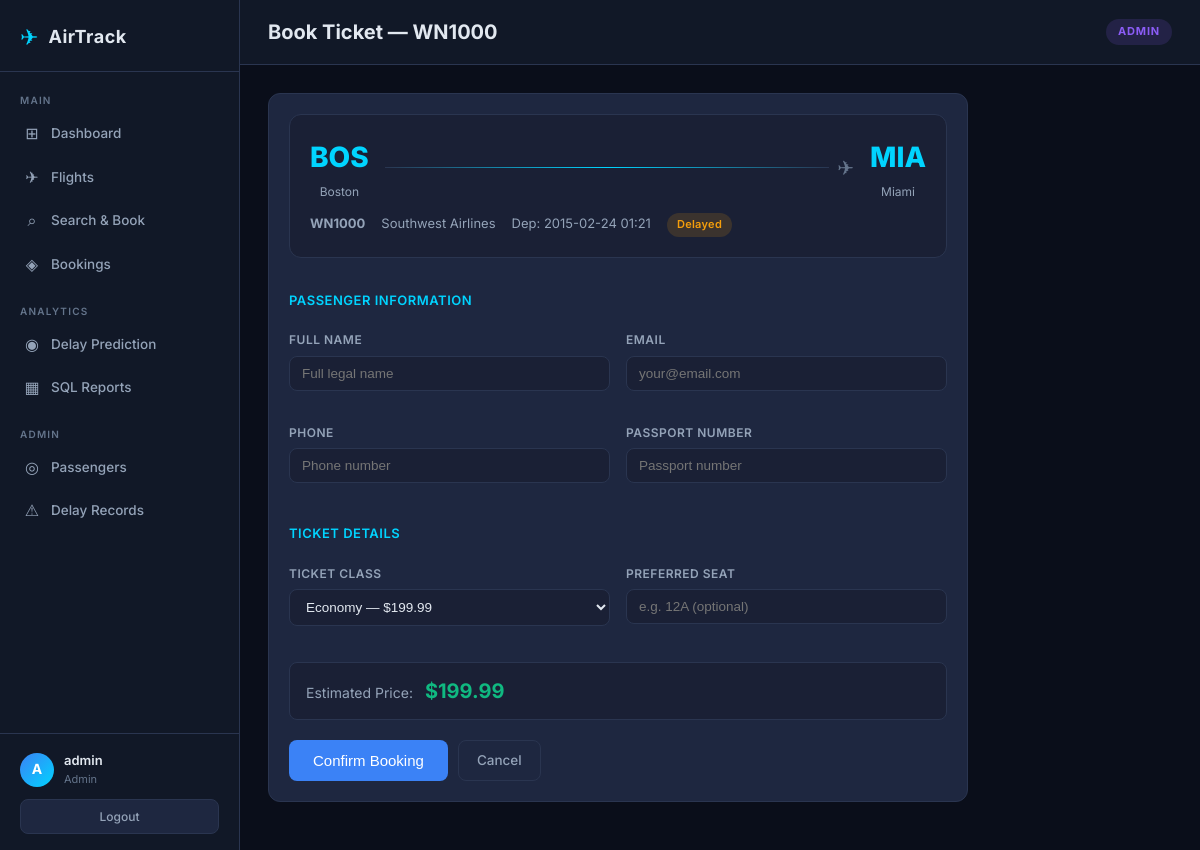
Screenshot of /book_ticket/1 (signed in) with the database file from the repository.
### models.py (models this page shows, shortened)
class User(db.Model, UserMixin):
    __tablename__ = 'Users'
    user_id = db.Column(db.Integer, primary_key=True, autoincrement=True)
    username = db.Column(db.Text, unique=True, nullable=False)
    password = db.Column(db.Text, nullable=False)
    role = db.Column(db.Text, default='passenger')

class Flight(db.Model):
    __tablename__ = 'Flights'
    flight_id = db.Column(db.Integer, primary_key=True, autoincrement=True)
    flight_number = db.Column(db.Text, nullable=False)
    airline_id = db.Column(db.Integer, db.ForeignKey('Airlines.airline_id'))
    origin_airport = db.Column(db.Integer, db.ForeignKey('Airports.airport_id'))
    dest_airport = db.Column(db.Integer, db.ForeignKey('Airports.airport_id'))
    scheduled_departure = db.Column(db.Text)
    scheduled_arrival = db.Column(db.Text)
    status = db.Column(db.Text, default='On Time')
    origin = db.relationship('Airport', foreign_keys=[origin_airport], backref='departing_flights')
    destination = db.relationship('Airport', foreign_keys=[dest_airport], backref='arriving_flights')
    delays = db.relationship('Delay', backref='flight', lazy=True)
    tickets = db.relationship('Ticket', backref='flight', lazy=True)

class Airport(db.Model):
    __tablename__ = 'Airports'
    airport_id = db.Column(db.Integer, primary_key=True, autoincrement=True)
    airport_code = db.Column(db.Text, nullable=False)
    airport_name = db.Column(db.Text, nullable=False)
    city = db.Column(db.Text)
    state = db.Column(db.Text)

class Airline(db.Model):
    __tablename__ = 'Airlines'
    airline_id = db.Column(db.Integer, primary_key=True, autoincrement=True)
    airline_code = db.Column(db.Text, nullable=False)
    airline_name = db.Column(db.Text, nullable=False)
    flights = db.relationship('Flight', backref='airline', lazy=True)

### app.py (the view, shortened to what this page needs)
@app.route('/book_ticket/<int:flight_id>', methods=['GET', 'POST'])
@login_required
def book_ticket(flight_id):
    flight = Flight.query.get_or_404(flight_id)
    return render_template('book_ticket.html', flight=flight)

### app.py (called while the page is built)
@login_manager.user_loader
def load_user(user_id):
    return User.query.get(int(user_id))

### templates/book_ticket.html (shortened to what this page needs)
{% extends 'base.html' %}
{% block page_title %}Book Ticket — {{ flight.flight_number }}{% endblock %}
{% block content %}
<div class="section-card max-700">
    <div class="flight-info-box">
        <div class="flight-route">
            <div class="route-airport">
                <div class="airport-code">{{ flight.origin.airport_code if flight.origin else '—' }}</div>
                <div class="airport-city">{{ flight.origin.city if flight.origin else '' }}</div>
            </div>
            <div class="route-arrow">
                <div class="route-line"></div>
                <span>✈</span>
            </div>
            <div class="route-airport">
                <div class="airport-code">{{ flight.destination.airport_code if flight.destination else '—' }}</div>
                <div class="airport-city">{{ flight.destination.city if flight.destination else '' }}</div>
            </div>
        </div>
        <div class="flight-meta">
            <span><strong>{{ flight.flight_number }}</strong></span>
            <span>{{ flight.airline.airline_name if flight.airline else '' }}</span>
            <span>Dep: {{ flight.scheduled_departure }}</span>
            <span class="badge badge-{{ 'success' if flight.status == 'On Time' else 'warning' }}">{{ flight.status }}</span>
        </div>
    </div>
    <form method="POST" class="grid-form">
        <h3 class="form-section-title">Passenger Information</h3>
        <div class="form-group">
            <label class="form-label">Full Name</label>
            <input type="text" name="full_name" class="form-control" placeholder="Full legal name" required>
        </div>
        <div class="form-group">
            <label class="form-label">Email</label>
            <input type="email" name="email" class="form-control" placeholder="your@email.com" required>
        </div>
        <div class="form-group">
            <label class="form-label">Phone</label>
            <input type="text" name="phone" class="form-control" placeholder="Phone number">
        </div>
        <div class="form-group">
            <label class="form-label">Passport Number</label>
            <input type="text" name="passport_number" class="form-control" placeholder="Passport number">
        </div>
        <h3 class="form-section-title">Ticket Details</h3>
        <div class="form-group">
            <label class="form-label">Ticket Class</label>
            <select name="ticket_class" class="form-control" id="ticket-class" onchange="updatePrice(this.value)">
                <option value="Economy">Economy — $199.99</option>
            </select>
        </div>
        <div class="form-group">
            <label class="form-label">Preferred Seat</label>
            <input type="text" name="seat_number" class="form-control" placeholder="e.g. 12A (optional)">
        </div>
        <div class="price-preview">
            <span>Estimated Price: </span>
            <span id="price-display" class="price-value">$199.99</span>
        </div>
        <div class="form-actions">
            <button type="submit" class="btn btn-primary btn-lg">Confirm Booking</button>
            <a href="{{ url_for('search_flights') }}" class="btn btn-outline">Cancel</a>
        </div>
    </form>
</div>
{% endblock %}

### templates/base.html (shortened to what this page needs)
<!DOCTYPE html>
<html lang="en">
<head>
    <link rel="stylesheet" href="{{ url_for('static', filename='style.css') }}">
</head>
<body>
{% if current_user.is_authenticated %}
<div class="layout">
    <aside class="sidebar">
        <div class="sidebar-brand">
            <span class="brand-icon">✈</span>
            <span class="brand-text">AirTrack</span>
        </div>
        <nav class="sidebar-nav">
            <div class="nav-section">
                <span class="nav-label">Main</span>
                <a href="{{ url_for('dashboard') }}" class="nav-item {% if request.endpoint == 'dashboard' %}active{% endif %}">
                    <span class="nav-icon">⊞</span> Dashboard
                </a>
                <a href="{{ url_for('flights') }}" class="nav-item {% if request.endpoint in ['flights','edit_flight'] %}active{% endif %}">
                    <span class="nav-icon">✈</span> Flights
                </a>
                <a href="{{ url_for('search_flights') }}" class="nav-item {% if request.endpoint == 'search_flights' %}active{% endif %}">
                    <span class="nav-icon">⌕</span> Search & Book
                </a>
                <a href="{{ url_for('my_bookings') }}" class="nav-item {% if request.endpoint == 'my_bookings' %}active{% endif %}">
                    <span class="nav-icon">◈</span> Bookings
                </a>
            </div>
            <div class="nav-section">
                <span class="nav-label">Analytics</span>
                <a href="{{ url_for('predict_delay') }}" class="nav-item {% if request.endpoint == 'predict_delay' %}active{% endif %}">
                    <span class="nav-icon">◉</span> Delay Prediction
                </a>
                <a href="{{ url_for('reports') }}" class="nav-item {% if request.endpoint == 'reports' %}active{% endif %}">
                    <span class="nav-icon">▦</span> SQL Reports
                </a>
            </div>
            {% if current_user.role == 'admin' %}
            <div class="nav-section">
                <span class="nav-label">Admin</span>
                <a href="{{ url_for('passengers') }}" class="nav-item {% if request.endpoint == 'passengers' %}active{% endif %}">
                    <span class="nav-icon">◎</span> Passengers
                </a>
                <a href="{{ url_for('delays') }}" class="nav-item {% if request.endpoint == 'delays' %}active{% endif %}">
                    <span class="nav-icon">⚠</span> Delay Records
                </a>
            </div>
            {% endif %}
        </nav>
        <div class="sidebar-user">
            <div class="user-info">
                <div class="user-avatar">{{ current_user.username[0].upper() }}</div>
                <div>
                    <div class="user-name">{{ current_user.username }}</div>
                    <div class="user-role">{{ current_user.role.title() }}</div>
                </div>
            </div>
            <a href="{{ url_for('logout') }}" class="logout-btn">Logout</a>
        </div>
    </aside>
    <main class="main-content">
        <div class="top-bar">
            <div class="page-title">{% block page_title %}{% endblock %}</div>
            <div class="top-bar-right">
                <span class="role-badge role-{{ current_user.role }}">{{ current_user.role.title() }}</span>
            </div>
        </div>
        <div class="content">
            {% block content %}{% endblock %}
        </div>
    </main>
</div>
{% else %}
{% block auth_content %}{% endblock %}
{% endif %}
</body>
</html>

### rows the page displays
User: username "A", username "admin", role "Admin", role "ADMIN"
Flight: flight_number "WN1000", scheduled_departure "2015-02-24 01:21", status "Delayed"
Airport: origin "BOS", origin "Boston"
Airport: destination "MIA", destination "Miami"
Airline: airline "Southwest Airlines"
